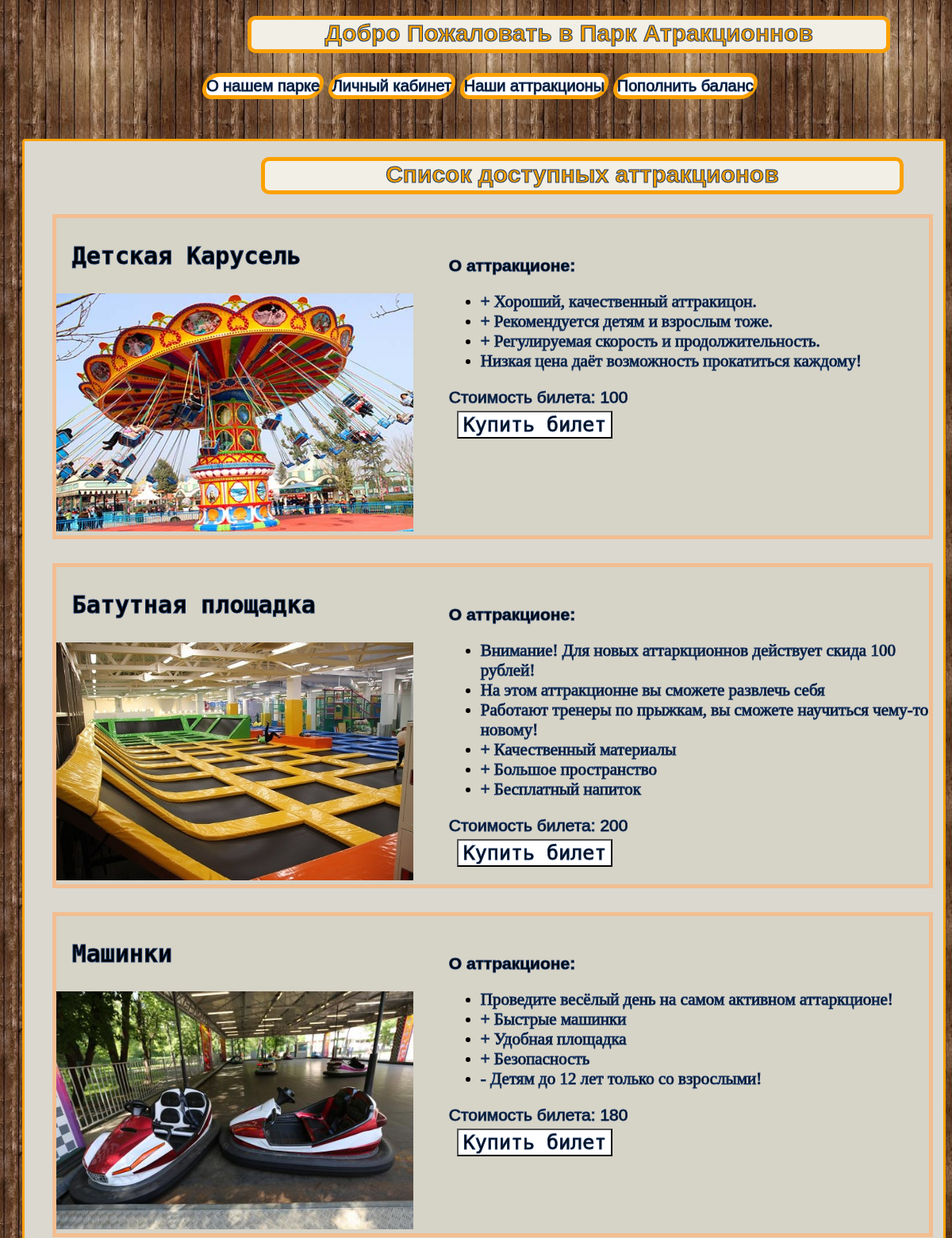
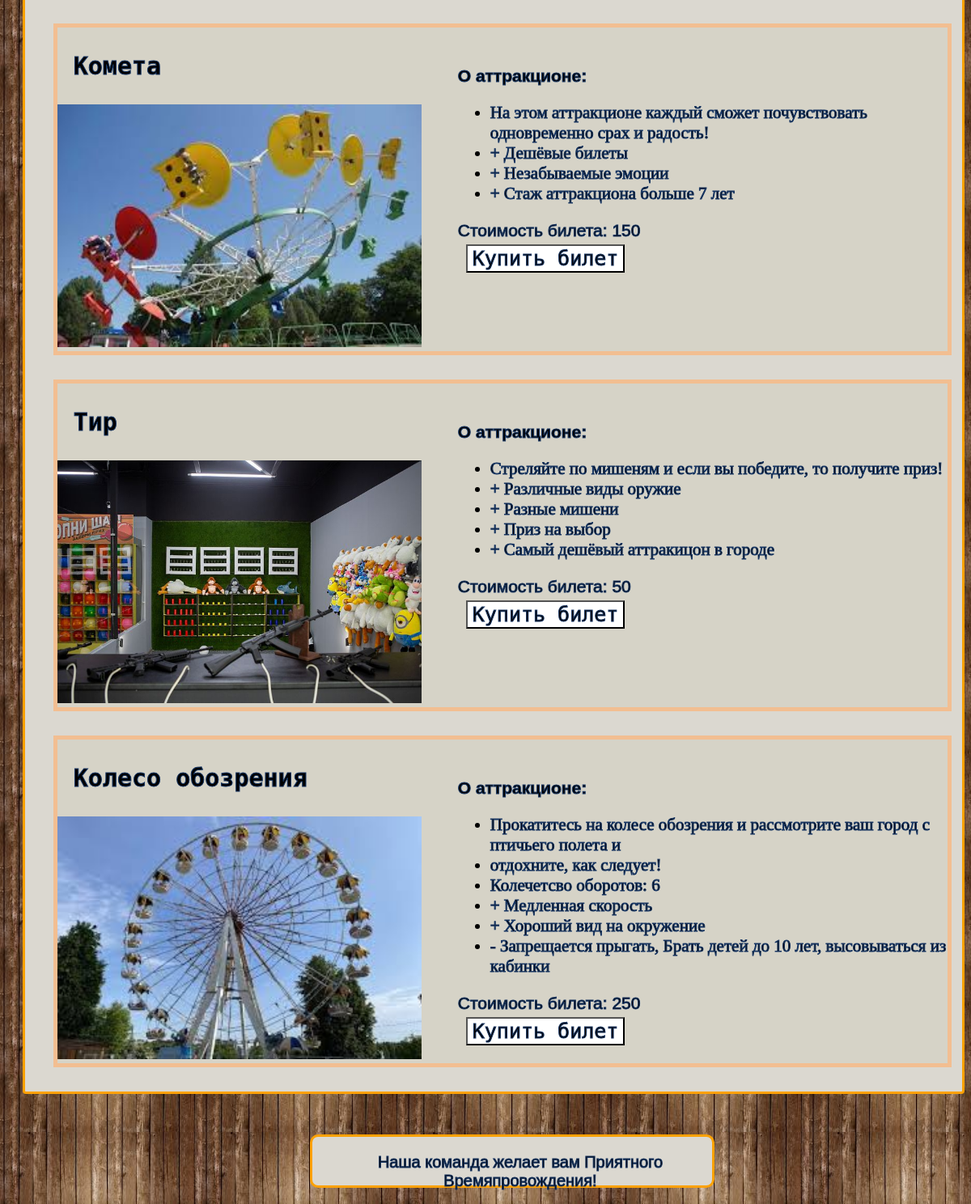
The app's page /attractions with its own data (2 pictures, top to bottom).
### data/DBTables/attractions.py (models this page shows)
class Attractions(SqlAlchemyBase, UserMixin):
    __tablename__ = 'Attraction'
    id = Column(Integer, primary_key=True, autoincrement=True, index=True)
    name = Column(String, unique=True, nullable=False)
    image_path = Column(String, nullable=False)
    cost = Column(Integer, default=0, nullable=False)
    description = Column(String, nullable=False)
    is_work = Column(BOOLEAN, nullable=False)

### main.py (the view)
@app.route('/attractions', methods=['GET', 'POST'])
def attractions_page():
    if request.method == 'POST' and request.form:
        attraction_id = request.form.to_dict().popitem()[0]
        return redirect(f'/pay/{attraction_id}')
    sess = create_session()
    data = sess.query(Attractions)
    return render_template('attractions.html', attractions_data=data)

### data/db_session.py (called while the page is built)
def create_session() -> Session:
    global __factory
    return __factory()

### templates/attractions.html (shortened to what this page needs)
{% extends "base.html" %}
{% block content %}
<h2>Список доступных аттракционов </h2>
<div>
    {% if attractions_data %}
        {% for item in attractions_data %}
            <div class="attraction_div">
                <h3 class="attraction_title">{{item.name}}</h3>
                <img src="{{url_for('static', filename= 'images/' + item.image_path )}}" alt="image", width="450", height="300">
                {% set words = item.description.split('\n') %}
                <h4 class="margin_end">О аттракционе: </h4>
                <ul class="margin_end">
                {% for item in words %}
                    <li class="">{{item}}</li>
                {% endfor %}
                </ul>
                <p class="margin_end">Стоимость билета: {{item.cost}}</p>
                <form action="" method="POST" class="margin_end">
                <input class="button button-pay" type="submit" name="{{item.id}}" value="Купить билет">
                </form>
            </div>
        {% endfor %}
    {% else %}
    <h3>К нашему сожалению, нет доступных аттракционов =(</h3>
    {% endif %}
</div>
{% endblock %}

### templates/base.html (shortened to what this page needs)
<!doctype html>
<html lang="en">
<head>
    <link rel="stylesheet" href="{{ url_for('static', filename='design.css')}}">
</head>
<body>
<header>
    <h2 class="top"> Добро Пожаловать в Парк Атракционнов </h2>
    <nav class="">
        <a class="" href="/">О нашем парке</a>
        <a class="" href="/profile">Личный кабинет</a>
        <a class="" href="/attractions">Наши аттракционы</a>
        <a class="" href="/replenish">Пополнить баланс</a>
    </nav>
</header>
<div id="content" class="border">
    {% block content %}{% endblock %}
</div>
<footer>
    <nav>
        <p class="">Наша команда желает вам Приятного Времяпровождения!</p>
    </nav>
</footer>
</body>
</html>

### static/design.css (style rules this page uses)
h2 { color: #fca103; font-family: 'Arial', 'Verdana', sans-serif; font-weight: bold; font-size: 30px; margin-left: 20px; margin-top: 20px; border: 5px solid #fca103; border-radius: 10px; position: relative; text-align: center; height: 37px; left:24%; width: 800px; background: #f2efe6; }
.attraction_div { position: relative; border: 5px solid #f2be91;#f2cf91 font-family: 'Arial', 'Verdana', sans-serif; margin-top: 10px; margin-bottom: 30px; width: 1100px; background: #d6d3c7; height: 400px; left: 3%; }
.attraction_title { font-family: 'Monospace', 'Verdana', sans-serif; margin-left: 20px; font-size: 30px; }
.margin_end { font-size: 21px; margin-bottom: 5px; margin-left: 45%; position: relative; top: -95%; }
.button-pay { background: white; }
.button { position: sticky; font-family: 'Monospace', 'Verdana', sans-serif; font-size: 25px; margin-left: 10px; margin-bottom: 10px; }
.top { text-align: center; }
body { background-image: url('images/background.png'); background-size: 250px; background-color: white; -webkit-text-stroke: 1px #163563; font-size: 20px; }
.border { margin-left: 20px; border: 3px solid #fca103; border-radius: 4px; background: #dbd8d0; }
nav { margin-bottom: 50px; margin-left: 20px; text-align: center; font-family: 'Arial'; margin-left: 10px; }
p { font-family: 'Arial'; font-size: 20; margin-left: 10px; }
h3 { font-family: 'Arial'; margin-left: 10px; }
h4 { font-family: 'Arial'; margin-left: 10px; }
footer { margin-top: 50px; margin-left: 20px; }
a { display: inline-block; border: 5px solid #fca103; text-align: center; background: white; border-radius: 40px 20px; text-decoration: none; font-size: 30; color: black; }
footer { margin-left: 20px; border: 3px solid #fca103; text-align: center; position: relative; width: 40%; height: 50px; margin-bottom: 20px; left: 30%; padding: 0px 10px 10px; border-radius: 10px; background: #dbd8d0; }

### records on screen
Attractions: name "Детская Карусель", image_path (picture), words "+ Хороший, качественный аттракицон." "+ Рекомендуется детям и взрослым тоже." "+ Регулируемая скорость и продолжительность." "Низкая цена даёт возможность прокатиться каждому!", cost "100"
Attractions: name "Батутная площадка", image_path (picture), words "Внимание! Для новых аттаркционнов действует скида 100 рублей!" "На этом аттракционне вы сможете развлечь себя" "Работают тренеры по прыжкам, вы сможете научиться чему-то новому!" "+ Качественный материалы" "+ Большое пространство" "+ Бесплатный напиток", cost "200"
Attractions: name "Машинки", image_path (picture), words "Проведите весёлый день на самом активном аттаркционе!" "+ Быстрые машинки" "+ Удобная площадка" "+ Безопасность" "- Детям до 12 лет только со взрослыми!", cost "180"
Attractions: name "Комета", image_path (picture), words "На этом аттракционе каждый сможет почувствовать одновременно срах и радость!" "+ Дешёвые билеты" "+ Незабываемые эмоции" "+ Стаж аттракциона больше 7 лет", cost "150"
Attractions: name "Тир", image_path (picture), words "Стреляйте по мишеням и если вы победите, то получите приз!" "+ Различные виды оружие" "+ Разные мишени" "+ Приз на выбор" "+ Самый дешёвый аттракицон в городе", cost "50"
Attractions: name "Колесо обозрения", image_path (picture), words "Прокатитесь на колесе обозрения и рассмотрите ваш город с птичьего полета и" "отдохните, как следует!" "Колечетсво оборотов: 6" "+ Медленная скорость" "+ Хороший вид на окружение" "- Запрещается прыгать, Брать детей до 10 лет, высовываться из кабинки", cost "250"
